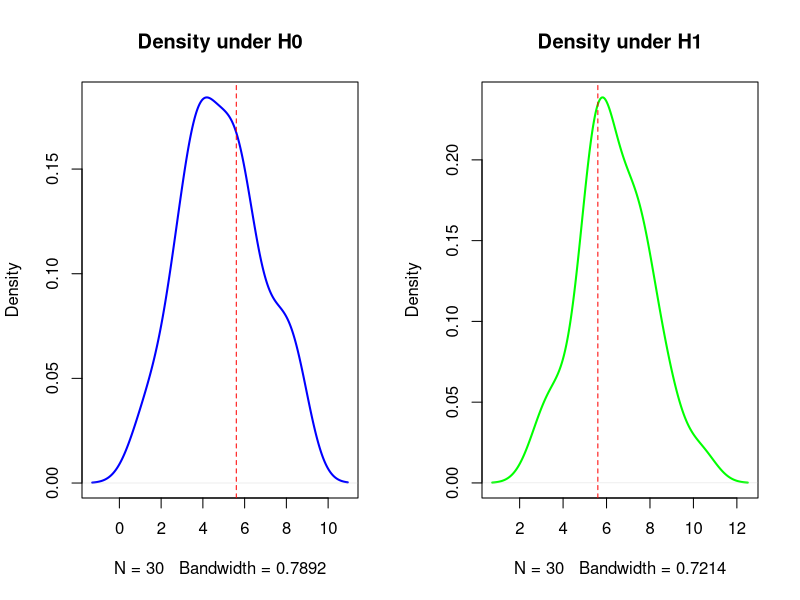

Write the R code that produced this figure.
# Lab 12: Best Critical Region for Simple vs. Composite Hypotheses
set.seed(123)

# Parameters
mu0 <- 5; mu1 <- 6; sigma <- 2; n <- 30; alpha <- 0.05

# Generate sample data
sample_H0 <- rnorm(n, mean = mu0, sd = sigma)
sample_H1 <- rnorm(n, mean = mu1, sd = sigma)

# Critical value & decisions
critical_value <- qnorm(1 - alpha, mean = mu0, sd = sigma / sqrt(n))
decision_H0 <- mean(sample_H0) > critical_value
decision_H1 <- mean(sample_H1) > critical_value

# Output results
print(paste("Critical Value:", critical_value))
print(paste("Decision under H0:", decision_H0))
print(paste("Decision under H1:", decision_H1))

# Density plots
par(mfrow = c(1, 2))
plot(density(sample_H0), col = "blue", lwd = 2, main = "Density under H0")
abline(v = critical_value, col = "red", lty = 2)
plot(density(sample_H1), col = "green", lwd = 2, main = "Density under H1")
abline(v = critical_value, col = "red", lty = 2)
